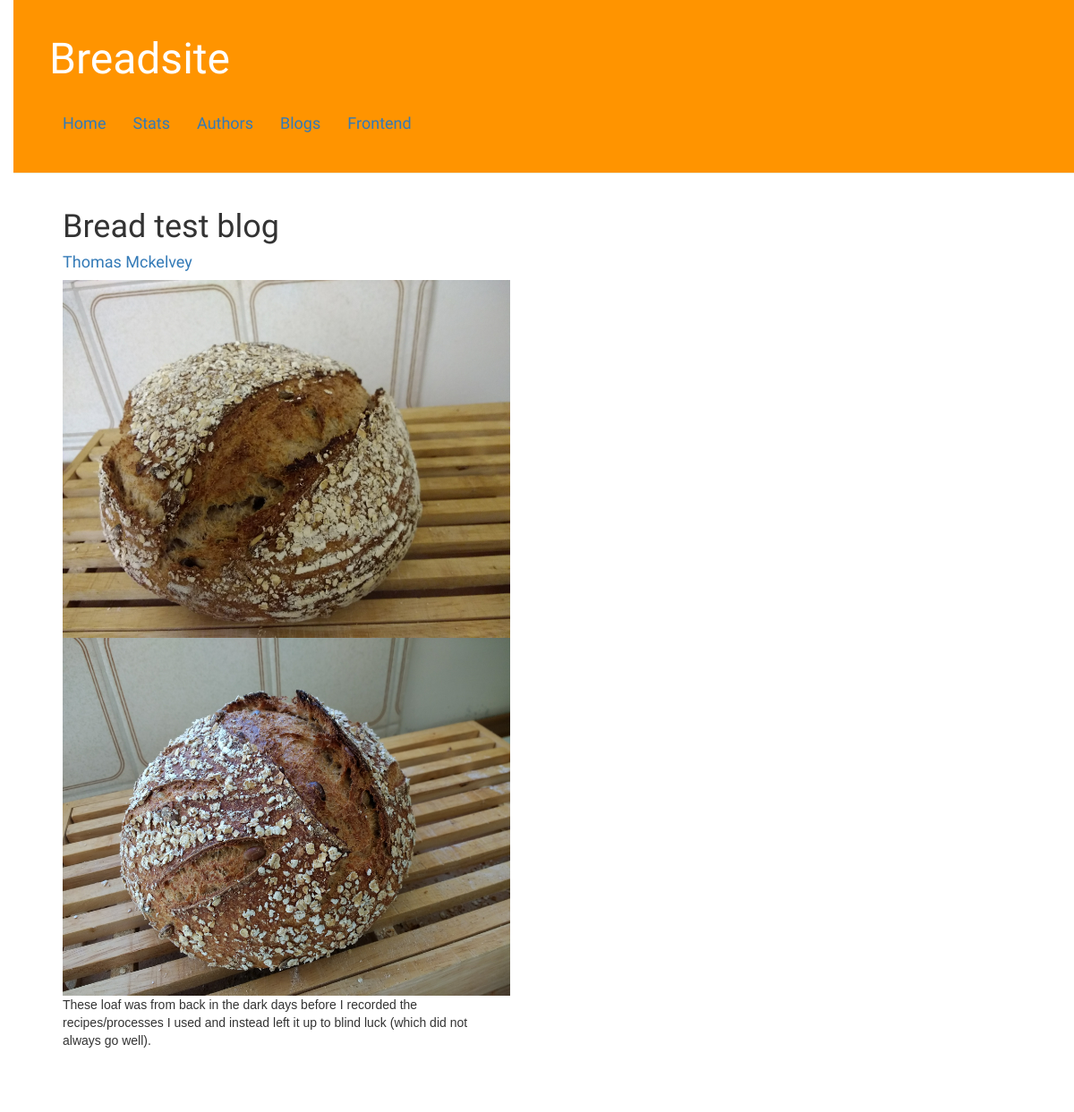
Screenshot of /blogs/1/ with the database file from the repository.
### blogs/models.py (models this page shows, shortened)
class BlogPost(models.Model):
    pub_date = models.DateField('date published')
    title = models.CharField(max_length=200)
    author = models.ForeignKey(Author, on_delete=models.CASCADE, related_name='author')
    content = models.CharField(max_length=5000)
    image = models.FileField(upload_to='blogs/image')
    crumb_image = models.FileField(upload_to='blogs/image')

### author/models.py (models this page shows)
class Author(models.Model):
    name = models.CharField(max_length=200)
    job_title = models.CharField(max_length=100)
    bio = models.CharField(max_length=1000)
    image = models.FileField(upload_to='author/image')
    def __str__(self):
        return self.name

### blogs/views.py (the view)
# urls.py: path('<int:blogpost_id>/', views.detail, name='detail'),
def detail(request, blogpost_id):
    blog = get_object_or_404(BlogPost, id=blogpost_id)
    context = {'blog': blog}
    return render(request, 'blogs/detail.html', context)

### blogs/templates/blogs/detail.html
{% extends 'breadsite/base.html' %}
{% block content %}
{% load static %}
{% static "" as baseUrl %}
    <div class="row">
        <div class="col-md-8">
            <div class="post">
                {% if blog %}
                    <h1>{{ blog.title }}</h1>
                    <h4><a href="/author/{{ blog.author_id }}/">{{ blog.author }}</a></h4>
                    <img src="{{ baseUrl }}{{blog.image}}" height="400" width="500"/>
                    <img src="{{ baseUrl }}{{blog.crumb_image}}" height="400" width="500"/>
                    <p>{{ blog.content }}</p>
                {% else %}
                    <p>No blogs are available.</p>
                {% endif %}
            </div>
        </div>
    </div>
{% endblock %}

### home/static/css/home.css (style rules this page uses)
h1, h2, h3, h4 { font-family: 'Lobster', cursive; }
.post { margin-bottom: 70px; }
body { padding-left: 15px; font-family: "Lucinda Grande", "Lucinda Sans Unicode", Helvetica, Arial, Verdana, sans-serif; }
p { background-color: white; }

### rows the page displays
BlogPost: title "Bread test blog", author "Thomas Mckelvey", image (picture), crumb_image (picture), content "These loaf was from back in the dark days before I recorded the recipes/processes I used and instead left it up to blind luck (which did not always go well)."
